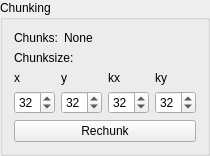
             <widget class="QGroupBox" name="groupBox_2">
              <property name="title">
               <string>Chunking</string>
              </property>
              <layout class="QVBoxLayout" name="verticalLayout">
               <item>
                <layout class="QGridLayout" name="gridLayout_8">
                 <item row="0" column="0">
                  <widget class="QLabel" name="label_8">
                   <property name="sizePolicy">
                    <sizepolicy hsizetype="Maximum" vsizetype="Preferred">
                     <horstretch>0</horstretch>
                     <verstretch>0</verstretch>
                    </sizepolicy>
                   </property>
                   <property name="text">
                    <string>Chunks:</string>
                   </property>
                  </widget>
                 </item>
                 <item row="0" column="1">
                  <widget class="QLabel" name="chunksLabel">
                   <property name="text">
                    <string>None</string>
                   </property>
                  </widget>
                 </item>
                </layout>
               </item>
               <item>
                <widget class="QLabel" name="label_10">
                 <property name="sizePolicy">
                  <sizepolicy hsizetype="Maximum" vsizetype="Preferred">
                   <horstretch>0</horstretch>
                   <verstretch>0</verstretch>
                  </sizepolicy>
                 </property>
                 <property name="text">
                  <string>Chunksize:</string>
                 </property>
                </widget>
               </item>
               <item>
                <layout class="QGridLayout" name="gridLayout_3">
                 <item row="0" column="3">
                  <widget class="QLabel" name="label_36">
                   <property name="text">
                    <string>ky</string>
                   </property>
                  </widget>
                 </item>
                 <item row="0" column="1">
                  <widget class="QLabel" name="label_14">
                   <property name="text">
                    <string>y</string>
                   </property>
                  </widget>
                 </item>
                 <item row="0" column="2">
                  <widget class="QLabel" name="label_35">
                   <property name="text">
                    <string>kx</string>
                   </property>
                  </widget>
                 </item>
                 <item row="0" column="0">
                  <widget class="QLabel" name="label_12">
                   <property name="text">
                    <string>x</string>
                   </property>
                  </widget>
                 </item>
                 <item row="1" column="0">
                  <widget class="QSpinBox" name="chunkXSpinBox">
                   <property name="sizePolicy">
                    <sizepolicy hsizetype="Maximum" vsizetype="Fixed">
                     <horstretch>0</horstretch>
                     <verstretch>0</verstretch>
                    </sizepolicy>
                   </property>
                   <property name="minimum">
                    <number>1</number>
                   </property>
                   <property name="value">
                    <number>32</number>
                   </property>
                  </widget>
                 </item>
                 <item row="1" column="1">
                  <widget class="QSpinBox" name="chunkYSpinBox">
                   <property name="sizePolicy">
                    <sizepolicy hsizetype="Maximum" vsizetype="Fixed">
                     <horstretch>0</horstretch>
                     <verstretch>0</verstretch>
                    </sizepolicy>
                   </property>
                   <property name="minimum">
                    <number>1</number>
                   </property>
                   <property name="value">
                    <number>32</number>
                   </property>
                  </widget>
                 </item>
                 <item row="1" column="2">
                  <widget class="QSpinBox" name="chunkKxSpinBox">
                   <property name="sizePolicy">
                    <sizepolicy hsizetype="Maximum" vsizetype="Fixed">
                     <horstretch>0</horstretch>
                     <verstretch>0</verstretch>
                    </sizepolicy>
                   </property>
                   <property name="minimum">
                    <number>1</number>
                   </property>
                   <property name="value">
                    <number>32</number>
                   </property>
                  </widget>
                 </item>
                 <item row="1" column="3">
                  <widget class="QSpinBox" name="chunkKySpinBox">
                   <property name="sizePolicy">
                    <sizepolicy hsizetype="Maximum" vsizetype="Fixed">
                     <horstretch>0</horstretch>
                     <verstretch>0</verstretch>
                    </sizepolicy>
                   </property>
                   <property name="minimum">
                    <number>1</number>
                   </property>
                   <property name="value">
                    <number>32</number>
                   </property>
                  </widget>
                 </item>
                </layout>
               </item>
               <item>
                <widget class="QPushButton" name="rechunkButton">
                 <property name="sizePolicy">
                  <sizepolicy hsizetype="Preferred" vsizetype="Fixed">
                   <horstretch>0</horstretch>
                   <verstretch>0</verstretch>
                  </sizepolicy>
                 </property>
                 <property name="text">
                  <string>Rechunk</string>
                 </property>
                </widget>
               </item>
              </layout>
             </widget>
